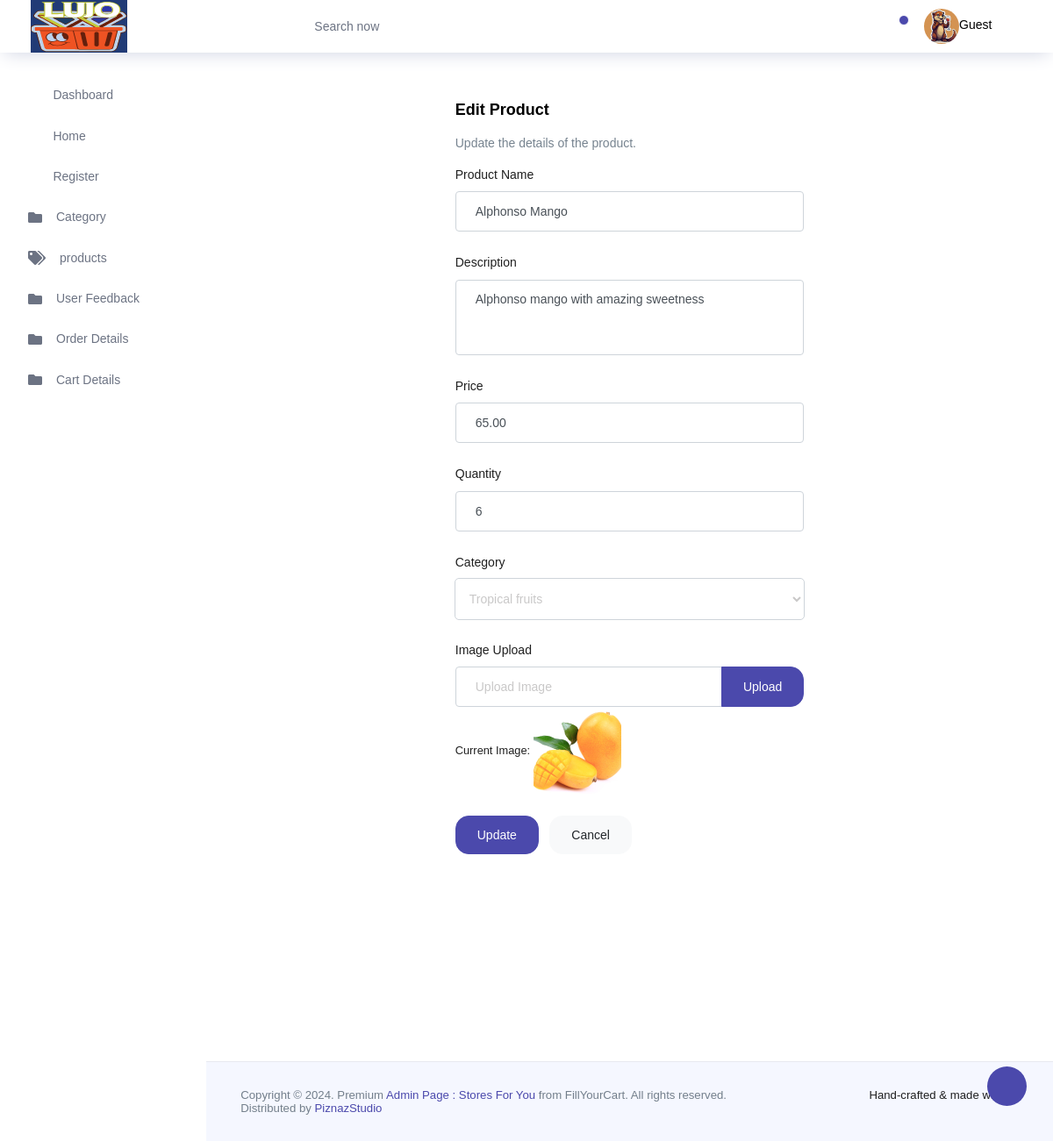
The app's page /products/edit/1/ with its own data.
### AdminApp/models.py (models this page shows, shortened)
class Product(models.Model):
    category = models.ForeignKey(Category, on_delete=models.CASCADE)
    name = models.CharField(max_length=100)
    price = models.DecimalField(max_digits=10, decimal_places=2)
    description = models.TextField()
    quantity = models.PositiveIntegerField()
    image = models.ImageField(upload_to='products/')

class Category(models.Model):
    name = models.CharField(max_length=100)
    description = models.TextField()
    image = models.ImageField(upload_to='categories/')

### AdminApp/views.py (the view, shortened to what this page needs)
# urls.py: path('products/edit/<int:id>/', edit_product, name='edit_product'),
def edit_product(request, id):
    product = Product.objects.get(id=id)
    categories = Category.objects.all()
    return render(request, 'editproduct.html', {'product': product, 'categories': categories})

### AdminApp/templates/editproduct.html (shortened to what this page needs)
{% extends 'index.html' %}
{% block content %}
<div class="col-md-6 mx-auto">
    <div class="card form-container">
        <div class="card-body">
            <h4 class="card-title">Edit Product</h4>
            <p class="card-description">
                Update the details of the product.
            </p>
            <form class="forms-sample" action="{% url 'AdminApp:edit_product' product.id %}" method="POST" enctype="multipart/form-data">
                <div class="form-group">
                    <label for="productName">Product Name</label>
                    <input type="text" name="name" class="form-control" id="productName" value="{{ product.name }}" required>
                </div>
                <div class="form-group">
                    <label for="productDescription">Description</label>
                    <textarea name="description" class="form-control" id="productDescription" rows="4" required>{{ product.description }}</textarea>
                </div>
                <div class="form-group">
                    <label for="productPrice">Price</label>
                    <input type="number" name="price" class="form-control" id="productPrice" value="{{ product.price }}" step="0.01" required>
                </div>
                <div class="form-group">
                    <label for="productQuantity">Quantity</label>
                    <input type="number" name="quantity" class="form-control" id="productQuantity" value="{{ product.quantity }}" required>
                </div>
                <div class="form-group">
                    <label for="productCategory">Category</label>
                    <select name="category" class="form-control" id="productCategory" required>
                        {% for category in categories %}
                            <option value="{{ category.id }}" {% if category.id == product.category.id %}selected{% endif %}>{{ category.name }}</option>
                        {% endfor %}
                    </select>
                </div>
                <div class="form-group">
                    <label for="productImage">Image Upload</label>
                    <div class="input-group col-xs-12">
                        <input type="text" class="form-control file-upload-info" disabled placeholder="Upload Image" id="fileUploadInfo">
                        <span class="input-group-append">
                            <button class="file-upload-browse btn btn-primary" type="button" id="uploadButton">Upload</button>
                        </span>
                    </div>
                    <small>Current Image: <img src="{{ product.image.url }}" alt="{{ product.name }}" style="width: 100px; height: auto;"></small>
                </div>
                <button type="submit" class="btn btn-primary mr-2">Update</button>
                <button class="btn btn-light" type="button" onclick="history.back();">Cancel</button>
            </form>
        </div>
    </div>
</div>
{% endblock %}

### records on screen
Product: name "Alphonso Mango", description "Alphonso mango with amazing sweetness", price "65.00", quantity "6", category "Tropical fruits", image (picture)
